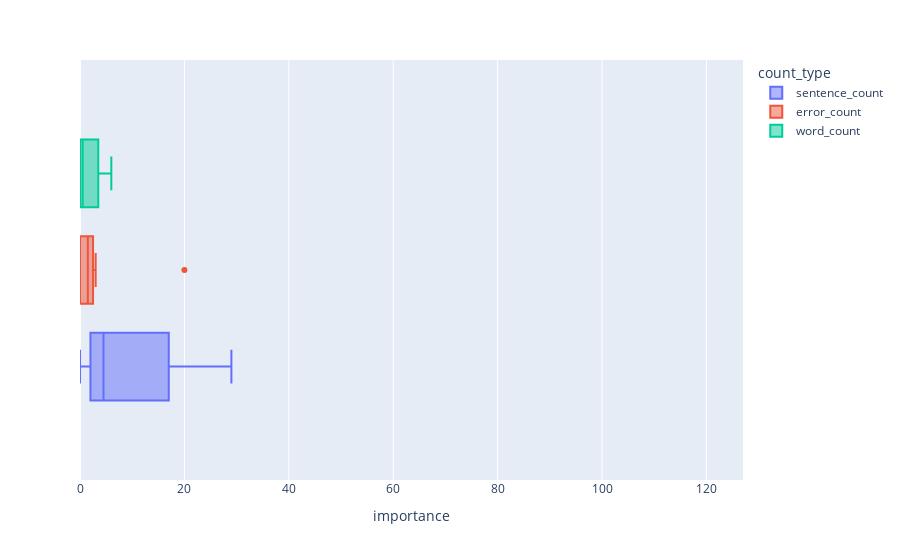

The code cell stored with this chart in its notebook:
### Code cell
px.box(
    df[df.operation_type == "greater_than"],
    x="importance",
    color="count_type",
    range_x=(df.importance.min(), df.importance.max()),
)

### Figure 1 — Plotly figure (JSON) as saved in the notebook; plotly's stock layout.template omitted (floating-point values rounded to 4 significant figures)
{"data": [{"alignmentgroup": "True", "hovertemplate": "count_type=sentence_count<br>importance=%{x}<extra></extra>", "legendgroup": "sentence_count", "marker": {"color": "#636efa"}, "name": "sentence_count", "notched": false, "offsetgroup": "sentence_count", "orientation": "h", "showlegend": true, "type": "box", "x": [29, 5, 4, 0], "x0": " ", "xaxis": "x", "y0": " ", "yaxis": "y"}, {"alignmentgroup": "True", "hovertemplate": "count_type=error_count<br>importance=%{x}<extra></extra>", "legendgroup": "error_count", "marker": {"color": "#EF553B"}, "name": "error_count", "notched": false, "offsetgroup": "error_count", "orientation": "h", "showlegend": true, "type": "box", "x": [20, 3, 2, 2, 1, 0, 0, 0], "x0": " ", "xaxis": "x", "y0": " ", "yaxis": "y"}, {"alignmentgroup": "True", "hovertemplate": "count_type=word_count<br>importance=%{x}<extra></extra>", "legendgroup": "word_count", "marker": {"color": "#00cc96"}, "name": "word_count", "notched": false, "offsetgroup": "word_count", "orientation": "h", "showlegend": true, "type": "box", "x": [6, 1, 0, 0], "x0": " ", "xaxis": "x", "y0": " ", "yaxis": "y"}], "layout": {"boxmode": "group", "legend": {"title": {"text": "count_type"}, "tracegroupgap": 0}, "margin": {"t": 60}, "xaxis": {"anchor": "y", "domain": [0, 1], "range": [0, 127], "title": {"text": "importance"}}, "yaxis": {"anchor": "x", "domain": [0, 1]}}}
